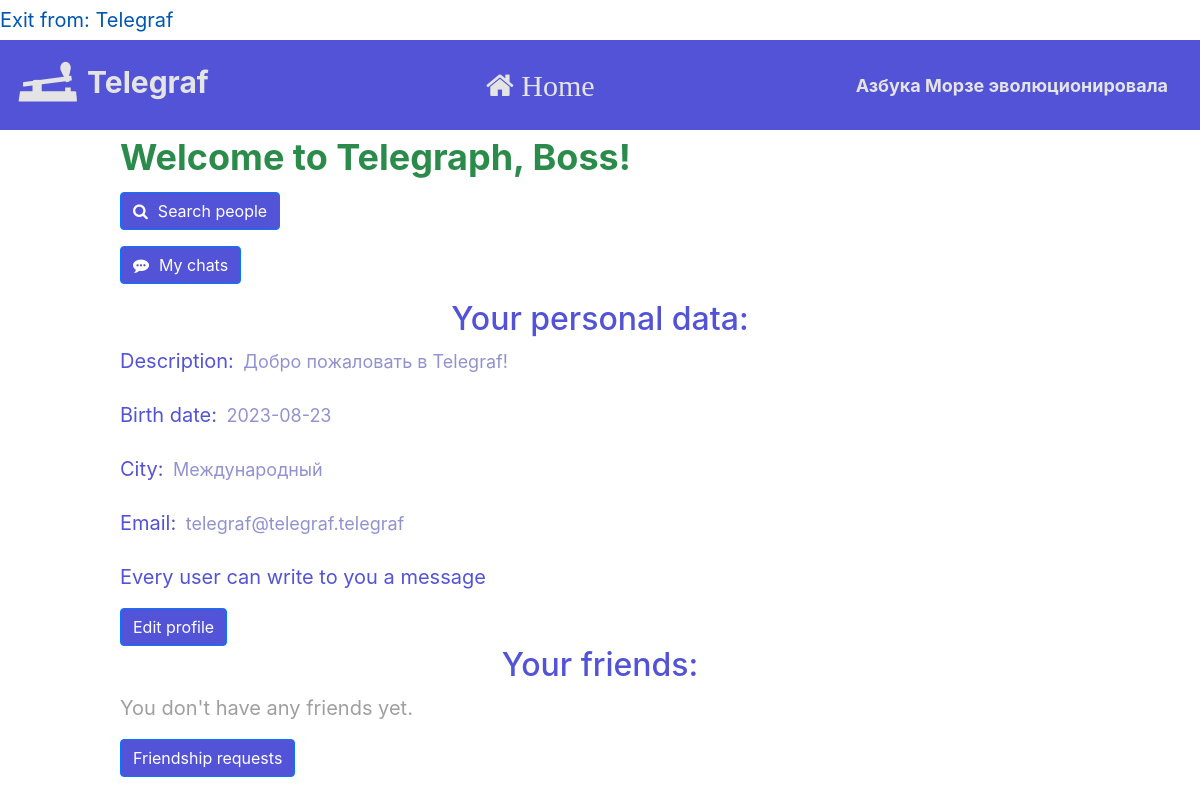
The page /main (signed in) on the database its author committed.
### data/users.py (models this page shows, shortened)
class User(SqlAlchemyBase, UserMixin, SerializerMixin):
    __tablename__ = 'users'
    id = sqlalchemy.Column(sqlalchemy.Integer,
                           primary_key=True, autoincrement=True)
    username = sqlalchemy.Column(sqlalchemy.String)
    bdate = sqlalchemy.Column(sqlalchemy.Date)
    descript = sqlalchemy.Column(sqlalchemy.String)
    friends = sqlalchemy.Column(sqlalchemy.String, default='')
    city = sqlalchemy.Column(sqlalchemy.String)
    email = sqlalchemy.Column(sqlalchemy.String, unique=True)
    last_online = sqlalchemy.Column(sqlalchemy.DateTime,
                                    default=datetime.datetime.now())
    free_chat = sqlalchemy.Column(sqlalchemy.Boolean)
    hashed_password = sqlalchemy.Column(sqlalchemy.String, nullable=True)
    is_verified = sqlalchemy.Column(sqlalchemy.Boolean, default=False)
    is_blocked = sqlalchemy.Column(sqlalchemy.Boolean, default=False)
    block_reason = sqlalchemy.Column(sqlalchemy.String)

### server.py (the view)
@app.route('/', methods=['GET', 'POST'])
@app.route('/main', methods=['GET', 'POST'])
def main_page():
    if not current_user.is_authenticated or current_user.is_blocked:
        return redirect('/login')
    db_sess = db_session.create_session()
    current_user.last_online = datetime.datetime.now()
    db_sess.merge(current_user)
    db_sess.commit()
    friends = []
    ids = current_user.friends.split(', ')
    if '' in ids:
        ids.remove('')
    for friend_id in map(int, ids):
        friend = db_sess.query(User).filter(User.id == friend_id).first()
        if friend is not None:
            friends.append(friend)
    agent = request.headers.get('User-Agent')
    is_mobile = ('iphone' or 'android' or 'blackberry') in agent.lower()
    return render_template('main_page.html', is_mobile=is_mobile, title=f'Главная', friends=friends);

### data/db_session.py (called while the page is built)
def create_session() -> Session:
    global __factory
    return __factory()

### server.py (called while the page is built)
@login_manager.user_loader
def load_user(user_id):
    db_sess = db_session.create_session()
    return db_sess.query(User).get(user_id)

### static/templates/main_page.html (shortened to what this page needs)
{% extends "base.html" %}
{% block content %}
<form action="" method="post">
    {% if current_user.id == 1 %}
    <label style="font-size: 36px; font-weight: bold; color: #2b8b4b">Welcome to Telegraph, Boss!</label>
    {% else %}
    <label style="font-size: 36px; font-weight: bold;">Welcome to Telegraph, <label style="font-size: 36px; font-weight: bold; color: #5353d7;">{{ current_user.username }}</label>!</label>
    {% endif %}
    <p><a class="btn btn-primary" href="/search" style="background-color: #5353d7"><span class="fa fa-search" style="margin-right: 10px"></span>Search people</a></p>
    <p><a class="btn btn-primary" href="/my_chats" style="background-color: #5353d7"><span class="fa fa-commenting" style="margin-right: 10px"></span>My chats</a></p>
    <h2 style="color: #5353d7; text-align: center;">Your personal data:</h2>
    <label style="font-size: 20px; color: #5353d7">Description:</label>
    <label style="font-size: 18px; color: #9292d1; margin-left: 5px;">{{ current_user.descript }}</label>
    <label style="font-size: 20px; color: #5353d7">Birth date:</label>
    <label style="font-size: 18px; color: #9292d1; margin-left: 5px;">{{ current_user.bdate }}</label>
    <label style="font-size: 20px; color: #5353d7">City:</label>
    <label style="font-size: 18px; color: #9292d1; margin-left: 5px;">{{ current_user.city }}</label>
    <label style="font-size: 20px; color: #5353d7">Email:</label>
    <label style="font-size: 18px; color: #9292d1; margin-left: 5px;">{{ current_user.email }}</label>
    {% if current_user.free_chat %}
    <p style="font-size: 20px; color: #5353d7">Every user can write to you a message</p>
    {% else %}
    <p style="font-size: 20px; color: #5353d7">Only your friends can write to you a message</p>
    {% endif %}
    <a class="btn btn-primary" href="/edit_profile" style="background-color: #5353d7">Edit profile</a>
    <h2 style="color: #5353d7; text-align: center;">Your friends:</h2>
    {% if friends == [] %}
    <p style="font-size: 20px; color: #9f9f9f">You don't have any friends yet.</p>
    {% endif %}
    <a class="btn btn-primary" href="/my_requests" style="background-color: #5353d7">Friendship requests</a>
</form>
{% endblock %}

### static/templates/base.html (shortened to what this page needs)
<!doctype html>
<html lang="en">
<head>
    <link rel="stylesheet"
          href="https://stackpath.bootstrapcdn.com/bootstrap/4.4.1/css/bootstrap.min.css"
>
    <link rel="stylesheet" href="https://maxcdn.bootstrapcdn.com/font-awesome/4.5.0/css/font-awesome.min.css">
</head>
<body>
    <nav>
        {% if current_user.is_authenticated %}
        <a class="navbar-brand" href="/logout">Exit from: {{ current_user.username }}</a>
        {% else %}
        <p>
            <a class="btn btn-primary " href="/register">Зарегистрироваться</a>
            <a class="btn btn-success" href="/login">Войти</a>
        </p>
        {% endif %}
    </nav>
    <header>
        <nav class="navbar navbar-light mainbar">
            {% if is_mobile %}
            <a class="navbar-brand" style="font-size: 30px; color: #e4e4e4; font-weight: bold;" href="#"><img src="{{url_for('static', filename='images/t2.png')}}" height="64" width="64">  Telegraf</a>
            <a style="font-size: 30px; color: #e4e4e4; font-weight: bold;" href="/"><i class="fa fa-home" aria-hidden="true"></i></a>
            {% else %}
            <a class="navbar-brand" style="font-size: 30px; color: #e4e4e4; font-weight: bold;" href="#"><img src="{{url_for('static', filename='images/t2.png')}}" height="64" width="64">  Telegraf</a>
            <a style="font-size: 30px; color: #e4e4e4; font-weight: bold;" href="/"><i class="fa fa-home" aria-hidden="true"> Home</i></a>
            <a class="navbar-brand" style="font-size: 18px; color: #e4e4e4; font-weight: bold;" href="#">Азбука Морзе эволюционировала</a>
            {% endif %}
        </nav>
    </header>
    <main role="main" class="my-container">
        {% block content %}{% endblock %}
    </main>
</body>
</html>

### rows shown on the page
User: username "Telegraf", descript "Добро пожаловать в Telegraf!", bdate "2023-08-23", city "Международный", email "telegraf@telegraf.telegraf"
